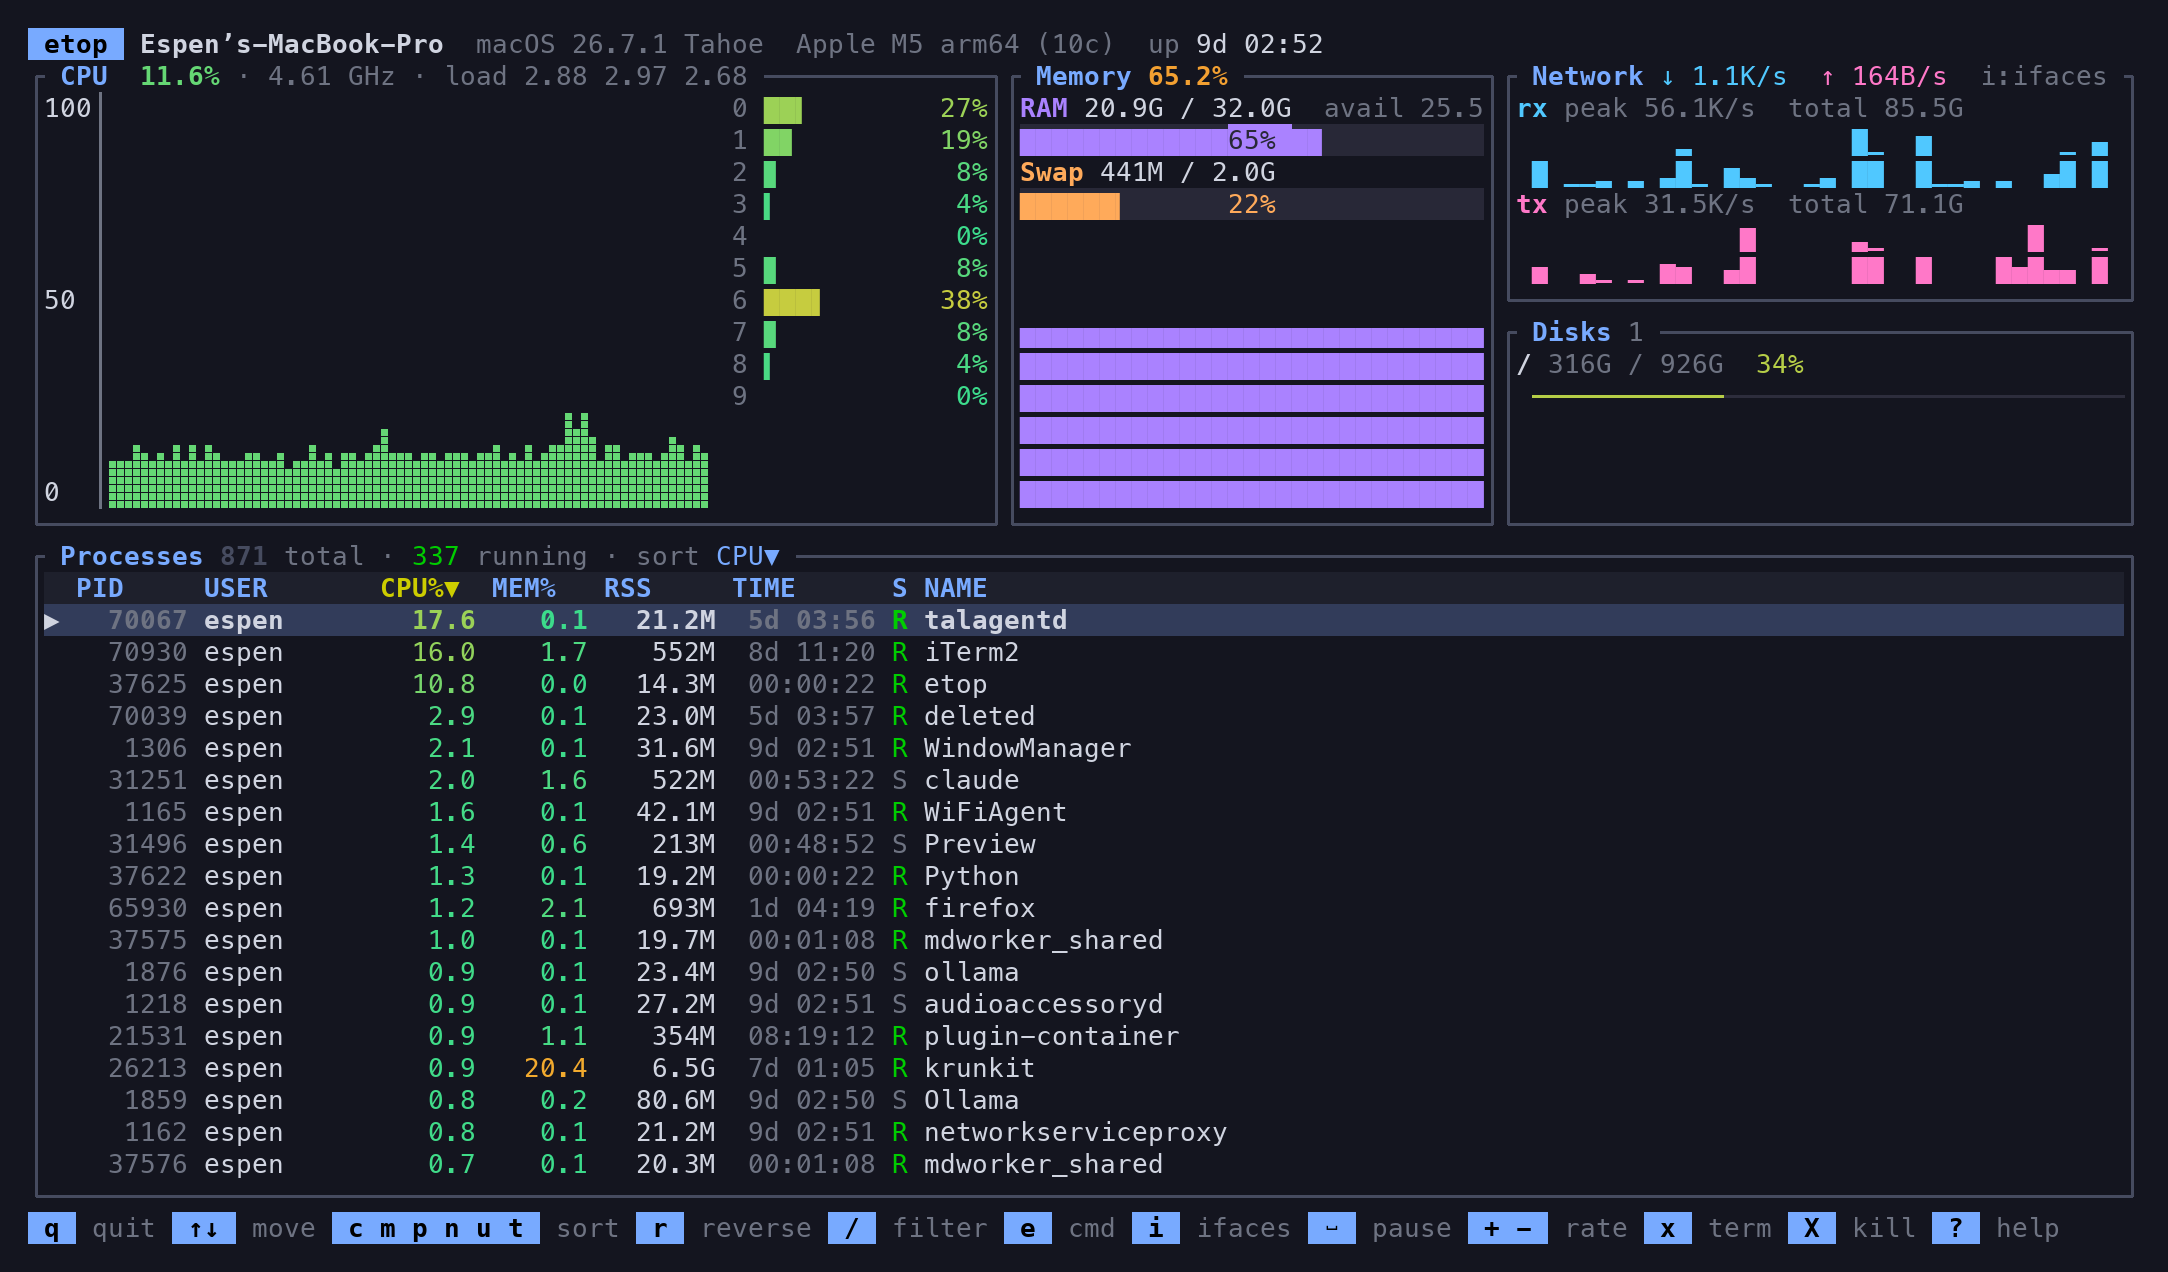

The script that saved this image:
# Renders docs/screenshot.png by running etop in a pseudo-terminal, capturing
# the screen with pyte and rasterising it with Pillow. macOS only (uses Menlo).
#   python3 -m venv .venv && .venv/bin/pip install pyte pillow
#   .venv/bin/python docs/screenshot.py target/release/etop docs/screenshot.png 22
import os, pty, sys, time, select, fcntl, termios, struct, signal, pyte
from PIL import Image, ImageDraw, ImageFont

bin_, out = sys.argv[1], sys.argv[2]
cols, rows = 132, 38
screen = pyte.Screen(cols, rows)
stream = pyte.ByteStream(screen)
pid, fd = pty.fork()
if pid == 0:
    os.environ["TERM"] = "xterm-256color"
    os.environ["COLORTERM"] = "truecolor"
    os.execv(bin_, [bin_, "-r", "250"])
fcntl.ioctl(fd, termios.TIOCSWINSZ, struct.pack("HHHH", rows, cols, 0, 0))
os.kill(pid, signal.SIGWINCH)
end = time.time() + float(sys.argv[3]) if len(sys.argv) > 3 else time.time() + 7
while time.time() < end:
    r, _, _ = select.select([fd], [], [], 0.05)
    if r:
        try: stream.feed(os.read(fd, 65536))
        except OSError: break
os.write(fd, b"q"); time.sleep(0.3)
try: os.kill(pid, signal.SIGKILL)
except ProcessLookupError: pass

NAMED = {
    "black": (20, 21, 31), "red": (240, 80, 80), "green": (80, 220, 120), "yellow": (240, 200, 60),
    "blue": (100, 140, 255), "magenta": (220, 120, 240), "cyan": (80, 200, 240), "white": (220, 224, 232),
    "brightblack": (90, 95, 110), "brightred": (255, 110, 110), "brightgreen": (120, 240, 150),
    "brightyellow": (255, 220, 100), "brightblue": (140, 170, 255), "brightmagenta": (240, 150, 255),
    "brightcyan": (120, 220, 255), "brightwhite": (245, 246, 250),
}
BG, FG = (20, 21, 31), (208, 212, 224)
def rgb(c, default):
    if c == "default": return default
    if c in NAMED: return NAMED[c]
    try: return tuple(int(c[i:i+2], 16) for i in (0, 2, 4))
    except Exception: return default

size = 26
regular = ImageFont.truetype("/System/Library/Fonts/Menlo.ttc", size, index=0)
bold = ImageFont.truetype("/System/Library/Fonts/Menlo.ttc", size, index=1)
braille = ImageFont.truetype("/System/Library/Fonts/Apple Braille.ttf", size)
symbols = ImageFont.truetype("/System/Library/Fonts/Apple Symbols.ttf", size)
cw = round(regular.getlength("M"))
asc, desc = regular.getmetrics()
ch = asc + desc
pad = 28
img = Image.new("RGB", (cols * cw + 2 * pad, rows * ch + 2 * pad), BG)
d = ImageDraw.Draw(img)
BOX = {0x2500, 0x2501, 0x2502, 0x256D, 0x256E, 0x256F, 0x2570}
def draw_special(c, x0, y0, fg):
    o = ord(c)
    if 0x2800 <= o <= 0x28FF:
        bits = o - 0x2800
        dots = [(0, 0, 0x01), (0, 1, 0x02), (0, 2, 0x04), (1, 0, 0x08),
                (1, 1, 0x10), (1, 2, 0x20), (0, 3, 0x40), (1, 3, 0x80)]
        dw, dh = cw / 2, ch / 4
        for col, row, bit in dots:
            if bits & bit:
                x, y = x0 + col * dw, y0 + row * dh
                d.rectangle([x + 1, y + 1, x + dw - 1, y + dh - 1], fill=fg)
        return True
    if o in BOX:
        mx, my = x0 + cw // 2, y0 + ch // 2
        w = 3 if o == 0x2501 else 2
        if o in (0x2500, 0x2501):
            d.rectangle([x0, my - w // 2, x0 + cw, my + w // 2], fill=fg)
        elif o == 0x2502:
            d.rectangle([mx - w // 2, y0, mx + w // 2, y0 + ch], fill=fg)
        else:
            # Rounded corners: draw the two half-segments meeting at the centre.
            right = o in (0x256D, 0x2570)   # ╭ ╰ open to the right
            down = o in (0x256D, 0x256E)    # ╭ ╮ open downwards
            hx0, hx1 = (mx, x0 + cw) if right else (x0, mx)
            vy0, vy1 = (my, y0 + ch) if down else (y0, my)
            d.rectangle([hx0, my - w // 2, hx1, my + w // 2], fill=fg)
            d.rectangle([mx - w // 2, vy0, mx + w // 2, vy1], fill=fg)
        return True
    return False

def pick(font, c):
    o = ord(c)
    if 0x2800 <= o <= 0x28FF:
        return braille
    if o in (0x2423,):  # open box (␣) is missing from Menlo
        return symbols
    return font
for y in range(rows):
    line = screen.buffer[y]
    for x in range(cols):
        c = line[x]
        fg, bg = rgb(c.fg, FG), rgb(c.bg, BG)
        if c.reverse: fg, bg = bg, fg
        x0, y0 = pad + x * cw, pad + y * ch
        if bg != BG:
            d.rectangle([x0, y0, x0 + cw - 1, y0 + ch - 1], fill=bg)
        if c.data and c.data != " ":
            if draw_special(c.data, x0, y0, fg):
                continue
            f = pick(bold if c.bold else regular, c.data)
            if f is regular or f is bold:
                d.text((x0, y0), c.data, font=f, fill=fg)
            else:
                # Centre glyphs from fallback fonts in the cell.
                gl, gt, gr, gb = f.getbbox(c.data)
                d.text((x0 + (cw - (gr - gl)) // 2 - gl, y0 + (ch - (gb - gt)) // 2 - gt), c.data, font=f, fill=fg)
img.save(out, optimize=True)
print(out, img.size)
